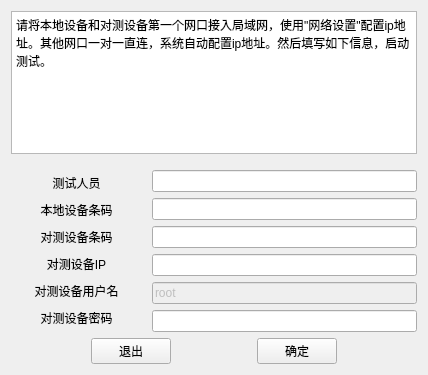
<?xml version="1.0" encoding="UTF-8"?>
<ui version="4.0">
 <class>Widget</class>
 <widget class="QWidget" name="Widget">
  <property name="geometry">
   <rect>
    <x>0</x>
    <y>0</y>
    <width>428</width>
    <height>375</height>
   </rect>
  </property>
  <property name="sizePolicy">
   <sizepolicy hsizetype="Preferred" vsizetype="Preferred">
    <horstretch>0</horstretch>
    <verstretch>0</verstretch>
   </sizepolicy>
  </property>
  <property name="windowTitle">
   <string>JW-AGING TEST TOOL</string>
  </property>
  <layout class="QGridLayout" name="gridLayout">
   <item row="0" column="0">
    <widget class="QPlainTextEdit" name="plainTextEdit">
     <property name="enabled">
      <bool>true</bool>
     </property>
     <property name="sizePolicy">
      <sizepolicy hsizetype="Expanding" vsizetype="Expanding">
       <horstretch>5</horstretch>
       <verstretch>5</verstretch>
      </sizepolicy>
     </property>
     <property name="autoFillBackground">
      <bool>false</bool>
     </property>
     <property name="readOnly">
      <bool>true</bool>
     </property>
     <property name="plainText">
      <string>请将本地设备和对测设备第一个网口接入局域网，使用&quot;网络设置&quot;配置ip地址。其他网口一对一直连，系统自动配置ip地址。然后填写如下信息，启动测试。</string>
     </property>
     <property name="cursorWidth">
      <number>0</number>
     </property>
     <property name="placeholderText">
      <string/>
     </property>
    </widget>
   </item>
   <item row="1" column="0">
    <layout class="QHBoxLayout" name="horizontalLayout" stretch="5,5">
     <property name="spacing">
      <number>20</number>
     </property>
     <property name="sizeConstraint">
      <enum>QLayout::SetNoConstraint</enum>
     </property>
     <property name="leftMargin">
      <number>10</number>
     </property>
     <property name="topMargin">
      <number>10</number>
     </property>
     <item>
      <layout class="QVBoxLayout" name="verticalLayout">
       <item>
        <widget class="QLabel" name="label_3">
         <property name="sizePolicy">
          <sizepolicy hsizetype="Expanding" vsizetype="Expanding">
           <horstretch>0</horstretch>
           <verstretch>0</verstretch>
          </sizepolicy>
         </property>
         <property name="minimumSize">
          <size>
           <width>111</width>
           <height>17</height>
          </size>
         </property>
         <property name="maximumSize">
          <size>
           <width>111</width>
           <height>17</height>
          </size>
         </property>
         <property name="text">
          <string>测试人员</string>
         </property>
         <property name="alignment">
          <set>Qt::AlignCenter</set>
         </property>
         <property name="indent">
          <number>7</number>
         </property>
         <property name="buddy">
          <cstring>lineEdit</cstring>
         </property>
        </widget>
       </item>
       <item>
        <widget class="QLabel" name="label_4">
         <property name="sizePolicy">
          <sizepolicy hsizetype="Expanding" vsizetype="Expanding">
           <horstretch>0</horstretch>
           <verstretch>0</verstretch>
          </sizepolicy>
         </property>
         <property name="minimumSize">
          <size>
           <width>111</width>
           <height>17</height>
          </size>
         </property>
         <property name="maximumSize">
          <size>
           <width>111</width>
           <height>17</height>
          </size>
         </property>
         <property name="text">
          <string>本地设备条码</string>
         </property>
         <property name="alignment">
          <set>Qt::AlignCenter</set>
         </property>
         <property name="indent">
          <number>7</number>
         </property>
         <property name="buddy">
          <cstring>lineEdit_2</cstring>
         </property>
        </widget>
       </item>
       <item>
        <widget class="QLabel" name="label_5">
         <property name="sizePolicy">
          <sizepolicy hsizetype="Expanding" vsizetype="Expanding">
           <horstretch>0</horstretch>
           <verstretch>0</verstretch>
          </sizepolicy>
         </property>
         <property name="minimumSize">
          <size>
           <width>111</width>
           <height>17</height>
          </size>
         </property>
         <property name="maximumSize">
          <size>
           <width>111</width>
           <height>17</height>
          </size>
         </property>
         <property name="text">
          <string>对测设备条码</string>
         </property>
         <property name="alignment">
          <set>Qt::AlignCenter</set>
         </property>
         <property name="indent">
          <number>7</number>
         </property>
         <property name="buddy">
          <cstring>lineEdit_6</cstring>
         </property>
        </widget>
       </item>
       <item>
        <widget class="QLabel" name="label_6">
         <property name="sizePolicy">
          <sizepolicy hsizetype="Expanding" vsizetype="Expanding">
           <horstretch>0</horstretch>
           <verstretch>0</verstretch>
          </sizepolicy>
         </property>
         <property name="minimumSize">
          <size>
           <width>111</width>
           <height>17</height>
          </size>
         </property>
         <property name="maximumSize">
          <size>
           <width>111</width>
           <height>17</height>
          </size>
         </property>
         <property name="text">
          <string>对测设备IP</string>
         </property>
         <property name="alignment">
          <set>Qt::AlignCenter</set>
         </property>
         <property name="indent">
          <number>7</number>
         </property>
         <property name="buddy">
          <cstring>lineEdit_3</cstring>
         </property>
        </widget>
       </item>
       <item>
        <widget class="QLabel" name="label_7">
         <property name="sizePolicy">
          <sizepolicy hsizetype="Expanding" vsizetype="Expanding">
           <horstretch>0</horstretch>
           <verstretch>0</verstretch>
          </sizepolicy>
         </property>
         <property name="minimumSize">
          <size>
           <width>111</width>
           <height>17</height>
          </size>
         </property>
         <property name="maximumSize">
          <size>
           <width>111</width>
           <height>17</height>
          </size>
         </property>
         <property name="text">
          <string>对测设备用户名</string>
         </property>
         <property name="alignment">
          <set>Qt::AlignCenter</set>
         </property>
         <property name="indent">
          <number>7</number>
         </property>
         <property name="buddy">
          <cstring>lineEdit_5</cstring>
         </property>
        </widget>
       </item>
       <item>
        <widget class="QLabel" name="label_2">
         <property name="sizePolicy">
          <sizepolicy hsizetype="Expanding" vsizetype="Expanding">
           <horstretch>0</horstretch>
           <verstretch>0</verstretch>
          </sizepolicy>
         </property>
         <property name="minimumSize">
          <size>
           <width>111</width>
           <height>17</height>
          </size>
         </property>
         <property name="maximumSize">
          <size>
           <width>111</width>
           <height>17</height>
          </size>
         </property>
         <property name="text">
          <string>对测设备密码</string>
         </property>
         <property name="alignment">
          <set>Qt::AlignCenter</set>
         </property>
         <property name="indent">
          <number>7</number>
         </property>
         <property name="buddy">
          <cstring>lineEdit_4</cstring>
         </property>
        </widget>
       </item>
      </layout>
     </item>
     <item>
      <layout class="QVBoxLayout" name="verticalLayout_2">
       <item>
        <widget class="QLineEdit" name="lineEdit">
         <property name="sizePolicy">
          <sizepolicy hsizetype="Expanding" vsizetype="Expanding">
           <horstretch>0</horstretch>
           <verstretch>0</verstretch>
          </sizepolicy>
         </property>
        </widget>
       </item>
       <item>
        <widget class="QLineEdit" name="lineEdit_2">
         <property name="sizePolicy">
          <sizepolicy hsizetype="Expanding" vsizetype="Expanding">
           <horstretch>0</horstretch>
           <verstretch>0</verstretch>
          </sizepolicy>
         </property>
        </widget>
       </item>
       <item>
        <widget class="QLineEdit" name="lineEdit_6">
         <property name="sizePolicy">
          <sizepolicy hsizetype="Expanding" vsizetype="Expanding">
           <horstretch>0</horstretch>
           <verstretch>0</verstretch>
          </sizepolicy>
         </property>
        </widget>
       </item>
       <item>
        <widget class="QLineEdit" name="lineEdit_3">
         <property name="sizePolicy">
          <sizepolicy hsizetype="Expanding" vsizetype="Expanding">
           <horstretch>0</horstretch>
           <verstretch>0</verstretch>
          </sizepolicy>
         </property>
        </widget>
       </item>
       <item>
        <widget class="QLineEdit" name="lineEdit_5">
         <property name="enabled">
          <bool>false</bool>
         </property>
         <property name="sizePolicy">
          <sizepolicy hsizetype="Expanding" vsizetype="Expanding">
           <horstretch>0</horstretch>
           <verstretch>0</verstretch>
          </sizepolicy>
         </property>
         <property name="text">
          <string>root</string>
         </property>
        </widget>
       </item>
       <item>
        <widget class="QLineEdit" name="lineEdit_4">
         <property name="sizePolicy">
          <sizepolicy hsizetype="Expanding" vsizetype="Expanding">
           <horstretch>0</horstretch>
           <verstretch>0</verstretch>
          </sizepolicy>
         </property>
         <property name="echoMode">
          <enum>QLineEdit::Password</enum>
         </property>
        </widget>
       </item>
      </layout>
     </item>
    </layout>
   </item>
   <item row="2" column="0">
    <layout class="QHBoxLayout" name="horizontalLayout_2">
     <item>
      <widget class="QPushButton" name="pushButton_2">
       <property name="sizePolicy">
        <sizepolicy hsizetype="Fixed" vsizetype="Fixed">
         <horstretch>0</horstretch>
         <verstretch>0</verstretch>
        </sizepolicy>
       </property>
       <property name="text">
        <string>退出</string>
       </property>
      </widget>
     </item>
     <item>
      <widget class="QPushButton" name="pushButton">
       <property name="sizePolicy">
        <sizepolicy hsizetype="Fixed" vsizetype="Fixed">
         <horstretch>0</horstretch>
         <verstretch>0</verstretch>
        </sizepolicy>
       </property>
       <property name="text">
        <string>确定</string>
       </property>
       <property name="default">
        <bool>false</bool>
       </property>
      </widget>
     </item>
    </layout>
   </item>
  </layout>
 </widget>
 <layoutdefault spacing="6" margin="11"/>
 <resources/>
 <connections/>
</ui>
